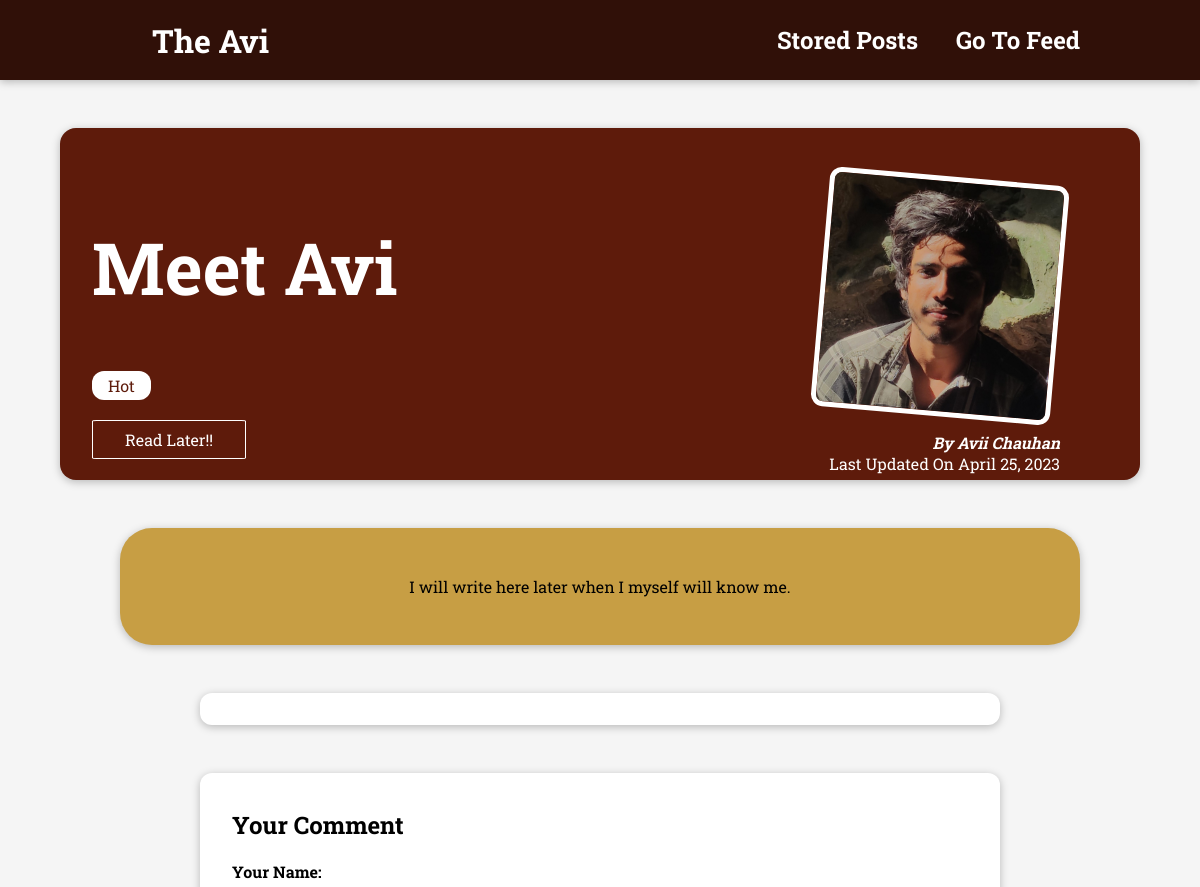
The app's page /posts/meet-avi (upper part), older data.
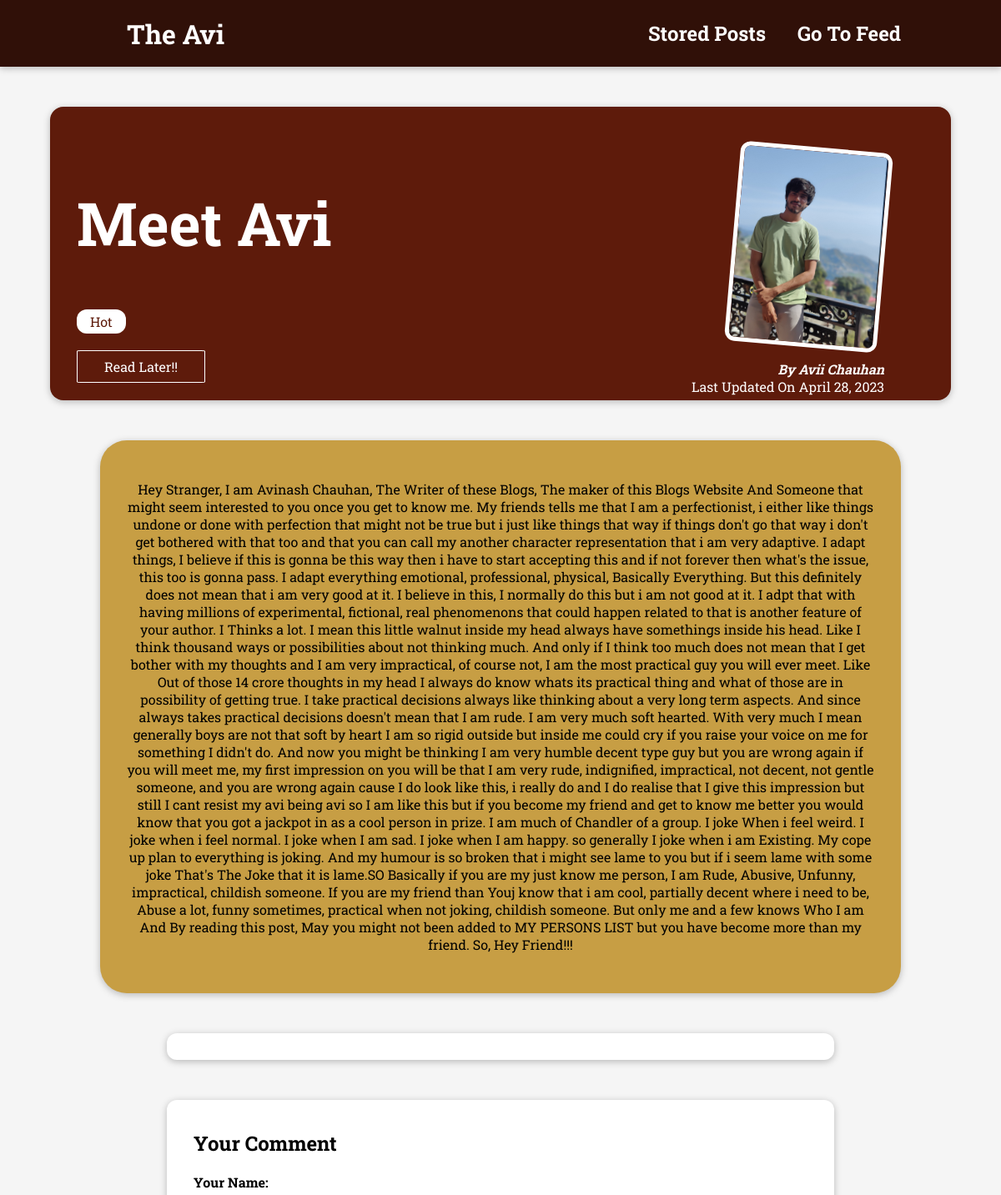
The same page, newer data.
### aviBlog/models.py (models this page shows, shortened)
class Post(models.Model):
    title = models.CharField(max_length=150)
    excerpt = models.CharField(max_length=250)
    image_name = models.ImageField(upload_to="posts", null=True)
    date = models.DateField(auto_now=True)
    slug = models.SlugField(unique=True, db_index=True)
    content = models.TextField(validators=[MinLengthValidator(10)])
    author= models.ForeignKey(Author,null=True, on_delete=models.SET_NULL, related_name="posts")
    tags= models.ManyToManyField(Tag)

class Author(models.Model):
    first_name=models.CharField(max_length=50)
    last_name=models.CharField(max_length=50)
    email_address= models.EmailField()
    def __str__(self):
        return f"{self.first_name} {self.last_name}"

### aviBlog/views.py (the view, shortened to what this page needs)
# urls.py: path("posts/<slug:slug>", views.SinglePostView.as_view() ,name="post-detail-page"),
class SinglePostView(View):
    def is_stored_post(self, request, post_id):
        stored_posts=request.session.get("stored_posts")
        if stored_posts is not None:
            is_saved_for_later=post_id in stored_posts
        else:
            is_saved_for_later=False
        return is_saved_for_later
    def get(self,request,slug):
        post=Post.objects.get(slug=slug)
        context={
            "post":post,
            "post_tags":post.tags.all(),
            "comment_form":CommentForm(),
            "comments":post.comments.all().order_by("-id"),
            "saved_for_later":self.is_stored_post(request, post.id)
        }
        return render(request,"aviBlog/postdetail.html", context)

### aviBlog/templates/aviBlog/postdetail.html (shortened to what this page needs)
{% extends 'base.html' %}
{% load static %}
{% block css_files %}
    <link rel="stylesheet" href="{% static 'aviBlog/postdetail.css' %}">
{% endblock  %}
{% block body_block%}
<section id="summary">
    <h2>{{post.title}}</h2>
    <div>
        {% for tag in post_tags %}
            <span class="tag">{{tag.caption}}</span>
        {% endfor %}
    </div>
    <div id="read-later">
        <form action="{% url "read-later" %}" method="POST">
        <button>
            {% if saved_for_later %}
            Remove from Read Later!
            {% else %}
            Read Later!!
            {% endif %}
            </button>
        </form>
    </div>
    <article>
        <img src="{{post.image_name.url}}" alt={{post.title}}/>
        <address>By <a href="mailto:{{post.author.email_address}}">{{post.author|title}}</a></address>
        <div>
            Last Updated On <time> {{post.date}}</time>
        </div>
    </article>
</section>
<main id="content">
    <p>
        {{post.content}}
    </p>
</main>
<section id="comments">
</section>
<section id="comment-form">
    <b><h2>Your Comment</h2></b>
    <form action="{% url 'post-detail-page' post.slug %}" method="POST">
        {% for form_field in comment_form %}
        <div class="form-control" {% if form_field.errors %}invalid{% endif %}>
            {{form_field.label_tag}}
        </div>
        {% endfor %}
    </form>
</section>
{% endblock %}

Row changes from the older to the newer data that the page shows:
changed Post "Meet Avi": image_name: a different picture; date "April 25, 2023" → "April 28, 2023"; content "I will write here later when I myself will know me." → "Hey Stranger, I am Avinash Chauhan, The Writer of these Blogs, The maker of this Blogs Website And Someone that might seem interested to you once you get to know me. My friends tells me that I am a perfectionist, i either like things undone or done with perfection that might not be true but i just like things that way if things don't go that way i don't get bothered with that too and that you can call my another character representation that i am very adaptive. I adapt things, I believe if this is gonna be this way then i have to start accepting this and if not forever then what's the issue, this too is gonna pass. I adapt everything emotional, professional, physical, Basically Everything.…"
